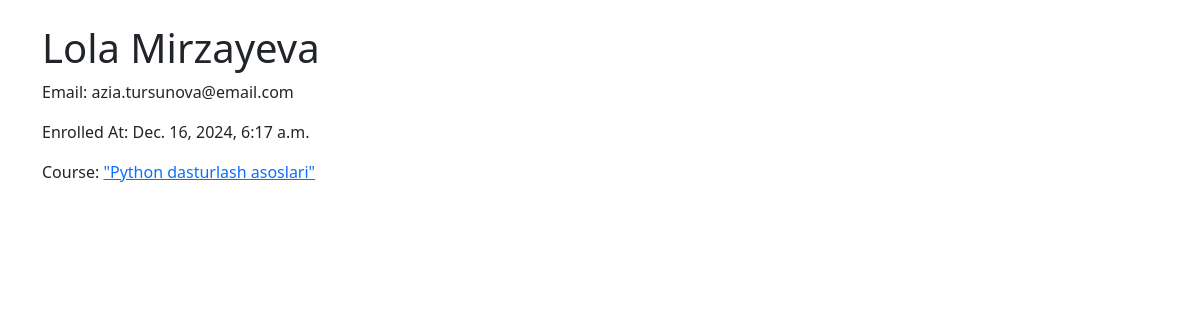
The app's page /student/3/ with its own data.
### courses/models.py (models this page shows, shortened)
class Student(models.Model):
    name = models.CharField(max_length=255)
    email = models.EmailField(unique=True)
    enrolled_at = models.DateTimeField(auto_now_add=True)
    course = models.ForeignKey(Course, on_delete=models.CASCADE, related_name='students')

class Course(models.Model):
    title = models.CharField(max_length=255)
    description = models.TextField()
    created_at = models.DateTimeField(auto_now_add=True)
    updated_at = models.DateTimeField(auto_now=True)

### courses/views.py (the view)
# urls.py: path('student/<int:student_id>/', views.student_detail, name='student_detail'),
def student_detail(request, student_id):
    student = get_object_or_404(Student, id=student_id)
    return render(request, 'student_detail.html', {'student': student})

### courses/templates/student_detail.html (shortened to what this page needs)
{% extends 'base.html' %}
{% block content %}
<h1>{{ student.name }}</h1>
<p>Email: {{ student.email }}</p>
<p>Enrolled At: {{ student.enrolled_at }}</p>
<p>Course: <a href="{% url 'course_students' student.course.id %}">{{ student.course.title }}</a></p>
{% endblock %}

### records on screen
Student: name "Lola Mirzayeva", email "azia.tursunova@email.com", enrolled_at "Dec. 16, 2024, 6:17 a.m.", course "\"Python dasturlash asoslari\""
